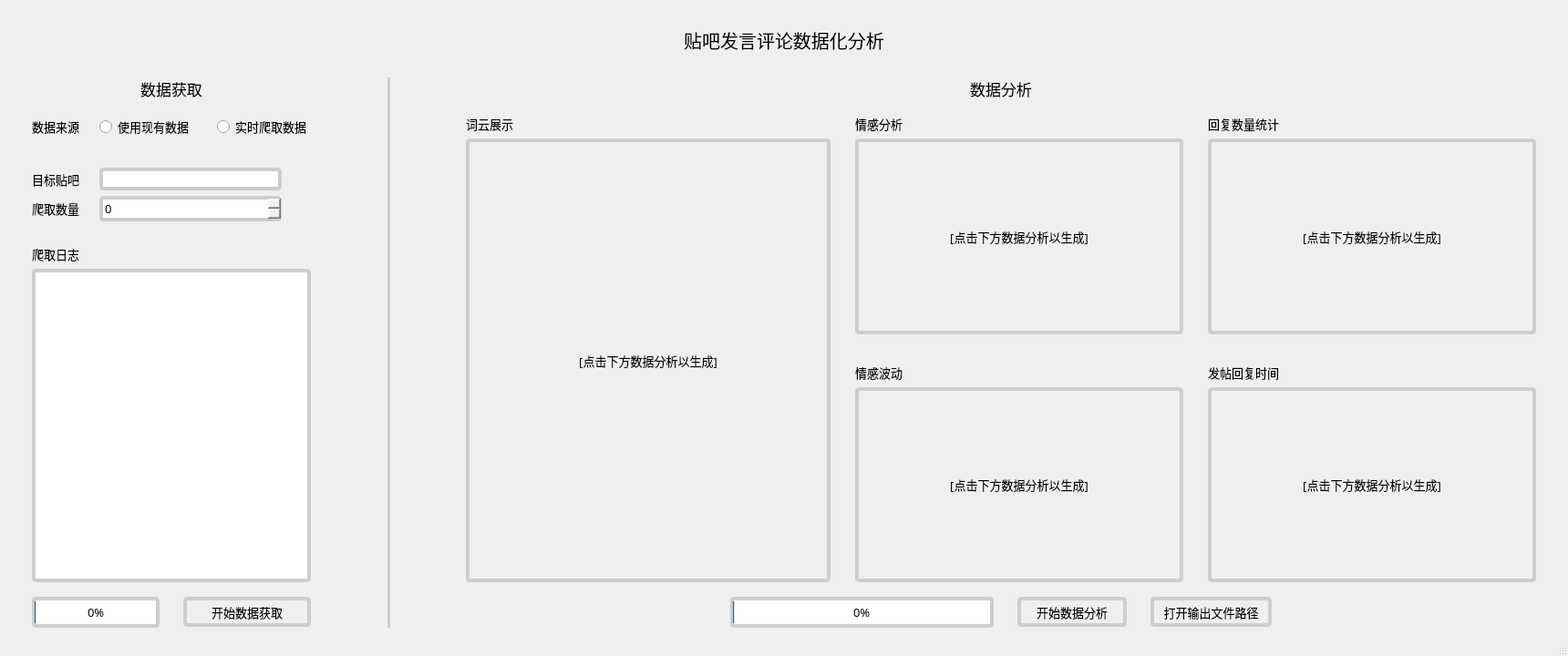
<?xml version="1.0" encoding="UTF-8"?>
<ui version="4.0">
 <class>MainWindow</class>
 <widget class="QMainWindow" name="MainWindow">
  <property name="geometry">
   <rect>
    <x>0</x>
    <y>0</y>
    <width>1720</width>
    <height>720</height>
   </rect>
  </property>
  <property name="windowTitle">
   <string>MainWindow</string>
  </property>
  <widget class="QWidget" name="centralwidget">
   <layout class="QGridLayout" name="gridLayout_2">
    <item row="3" column="1">
     <layout class="QGridLayout" name="gridLayout">
      <item row="0" column="4">
       <widget class="QLabel" name="label_2">
        <property name="sizePolicy">
         <sizepolicy hsizetype="Preferred" vsizetype="Fixed">
          <horstretch>0</horstretch>
          <verstretch>0</verstretch>
         </sizepolicy>
        </property>
        <property name="font">
         <font>
          <family>黑体</family>
          <pointsize>13</pointsize>
         </font>
        </property>
        <property name="text">
         <string>数据分析</string>
        </property>
        <property name="alignment">
         <set>Qt::AlignCenter</set>
        </property>
       </widget>
      </item>
      <item row="1" column="0">
       <spacer name="verticalSpacer_4">
        <property name="orientation">
         <enum>Qt::Vertical</enum>
        </property>
        <property name="sizeType">
         <enum>QSizePolicy::Fixed</enum>
        </property>
        <property name="sizeHint" stdset="0">
         <size>
          <width>20</width>
          <height>10</height>
         </size>
        </property>
       </spacer>
      </item>
      <item row="1" column="4">
       <spacer name="verticalSpacer_6">
        <property name="orientation">
         <enum>Qt::Vertical</enum>
        </property>
        <property name="sizeType">
         <enum>QSizePolicy::Fixed</enum>
        </property>
        <property name="sizeHint" stdset="0">
         <size>
          <width>20</width>
          <height>10</height>
         </size>
        </property>
       </spacer>
      </item>
      <item row="0" column="0">
       <widget class="QLabel" name="label">
        <property name="sizePolicy">
         <sizepolicy hsizetype="Preferred" vsizetype="Fixed">
          <horstretch>0</horstretch>
          <verstretch>0</verstretch>
         </sizepolicy>
        </property>
        <property name="font">
         <font>
          <family>黑体</family>
          <pointsize>13</pointsize>
         </font>
        </property>
        <property name="text">
         <string>数据获取</string>
        </property>
        <property name="alignment">
         <set>Qt::AlignCenter</set>
        </property>
       </widget>
      </item>
      <item row="2" column="0">
       <layout class="QGridLayout" name="gridLayout_3">
        <item row="5" column="0">
         <widget class="QLabel" name="label_7">
          <property name="font">
           <font>
            <family>黑体</family>
            <pointsize>10</pointsize>
           </font>
          </property>
          <property name="text">
           <string>爬取日志</string>
          </property>
          <property name="alignment">
           <set>Qt::AlignLeading|Qt::AlignLeft|Qt::AlignTop</set>
          </property>
         </widget>
        </item>
        <item row="0" column="1" rowspan="4">
         <spacer name="horizontalSpacer_5">
          <property name="orientation">
           <enum>Qt::Horizontal</enum>
          </property>
          <property name="sizeType">
           <enum>QSizePolicy::Fixed</enum>
          </property>
          <property name="sizeHint" stdset="0">
           <size>
            <width>10</width>
            <height>20</height>
           </size>
          </property>
         </spacer>
        </item>
        <item row="6" column="0" colspan="3">
         <widget class="QTextEdit" name="te_logger">
          <property name="sizePolicy">
           <sizepolicy hsizetype="Expanding" vsizetype="Expanding">
            <horstretch>0</horstretch>
            <verstretch>0</verstretch>
           </sizepolicy>
          </property>
          <property name="font">
           <font>
            <family>黑体</family>
            <pointsize>8</pointsize>
           </font>
          </property>
          <property name="styleSheet">
           <string notr="true">border:4px solid rgb(205, 205, 205);
border-radius:5px;</string>
          </property>
          <property name="readOnly">
           <bool>true</bool>
          </property>
          <property name="html">
           <string>&lt;!DOCTYPE HTML PUBLIC &quot;-//W3C//DTD HTML 4.0//EN&quot; &quot;http://www.w3.org/TR/REC-html40/strict.dtd&quot;&gt;
&lt;html&gt;&lt;head&gt;&lt;meta name=&quot;qrichtext&quot; content=&quot;1&quot; /&gt;&lt;style type=&quot;text/css&quot;&gt;
p, li { white-space: pre-wrap; }
&lt;/style&gt;&lt;/head&gt;&lt;body style=&quot; font-family:'黑体'; font-size:8pt; font-weight:400; font-style:normal;&quot;&gt;
&lt;p style=&quot;-qt-paragraph-type:empty; margin-top:0px; margin-bottom:0px; margin-left:0px; margin-right:0px; -qt-block-indent:0; text-indent:0px; font-size:10pt;&quot;&gt;&lt;br /&gt;&lt;/p&gt;&lt;/body&gt;&lt;/html&gt;</string>
          </property>
         </widget>
        </item>
        <item row="0" column="2">
         <layout class="QHBoxLayout" name="horizontalLayout">
          <item>
           <widget class="QRadioButton" name="rb_useCurrent">
            <property name="sizePolicy">
             <sizepolicy hsizetype="Fixed" vsizetype="Fixed">
              <horstretch>0</horstretch>
              <verstretch>0</verstretch>
             </sizepolicy>
            </property>
            <property name="font">
             <font>
              <family>黑体</family>
              <pointsize>10</pointsize>
             </font>
            </property>
            <property name="text">
             <string>使用现有数据</string>
            </property>
           </widget>
          </item>
          <item>
           <spacer name="horizontalSpacer_4">
            <property name="orientation">
             <enum>Qt::Horizontal</enum>
            </property>
            <property name="sizeType">
             <enum>QSizePolicy::Fixed</enum>
            </property>
            <property name="sizeHint" stdset="0">
             <size>
              <width>20</width>
              <height>20</height>
             </size>
            </property>
           </spacer>
          </item>
          <item>
           <widget class="QRadioButton" name="rb_useNew">
            <property name="sizePolicy">
             <sizepolicy hsizetype="Minimum" vsizetype="Fixed">
              <horstretch>0</horstretch>
              <verstretch>0</verstretch>
             </sizepolicy>
            </property>
            <property name="font">
             <font>
              <family>黑体</family>
              <pointsize>10</pointsize>
             </font>
            </property>
            <property name="text">
             <string>实时爬取数据</string>
            </property>
           </widget>
          </item>
         </layout>
        </item>
        <item row="8" column="0" colspan="3">
         <layout class="QHBoxLayout" name="horizontalLayout_2">
          <item>
           <widget class="QProgressBar" name="progress_spider">
            <property name="sizePolicy">
             <sizepolicy hsizetype="Preferred" vsizetype="Fixed">
              <horstretch>0</horstretch>
              <verstretch>0</verstretch>
             </sizepolicy>
            </property>
            <property name="font">
             <font>
              <family>黑体</family>
              <pointsize>10</pointsize>
             </font>
            </property>
            <property name="styleSheet">
             <string notr="true">QProgressBar {
    border:4px solid rgb(205, 205, 205);
    border-radius:5px;
    background-color: #FFFFFF;
	text-align: center;
}</string>
            </property>
            <property name="value">
             <number>0</number>
            </property>
           </widget>
          </item>
          <item>
           <spacer name="horizontalSpacer_9">
            <property name="orientation">
             <enum>Qt::Horizontal</enum>
            </property>
            <property name="sizeType">
             <enum>QSizePolicy::Fixed</enum>
            </property>
            <property name="sizeHint" stdset="0">
             <size>
              <width>20</width>
              <height>20</height>
             </size>
            </property>
           </spacer>
          </item>
          <item>
           <widget class="QPushButton" name="pb_startSpider">
            <property name="sizePolicy">
             <sizepolicy hsizetype="Preferred" vsizetype="Fixed">
              <horstretch>0</horstretch>
              <verstretch>0</verstretch>
             </sizepolicy>
            </property>
            <property name="minimumSize">
             <size>
              <width>108</width>
              <height>33</height>
             </size>
            </property>
            <property name="font">
             <font>
              <family>黑体</family>
              <pointsize>10</pointsize>
             </font>
            </property>
            <property name="styleSheet">
             <string notr="true">  QPushButton {
	border:4px solid rgb(205, 205, 205);
    border-radius:5px;
      background-color: qlineargradient(x1: 0, y1: 0, x2: 0, y2: 1,
                                        stop: 0 #f6f7fa, stop: 1 #dadbde);
	  min-width: 100px
  }

  QPushButton:pressed {
      background-color: qlineargradient(x1: 0, y1: 0, x2: 0, y2: 1,
                                        stop: 0 #dadbde, stop: 1 #f6f7fa);
  }

  QPushButton:flat {
      border: none; /* no border for a flat push button */
  }

  QPushButton:default {
      border-color: navy; /* make the default button prominent */
  }</string>
            </property>
            <property name="text">
             <string>开始数据获取</string>
            </property>
           </widget>
          </item>
         </layout>
        </item>
        <item row="2" column="0">
         <widget class="QLabel" name="label_4">
          <property name="font">
           <font>
            <family>黑体</family>
            <pointsize>10</pointsize>
           </font>
          </property>
          <property name="text">
           <string>目标贴吧</string>
          </property>
         </widget>
        </item>
        <item row="3" column="2">
         <widget class="QSpinBox" name="sb_amount">
          <property name="sizePolicy">
           <sizepolicy hsizetype="Fixed" vsizetype="Fixed">
            <horstretch>0</horstretch>
            <verstretch>0</verstretch>
           </sizepolicy>
          </property>
          <property name="minimumSize">
           <size>
            <width>200</width>
            <height>0</height>
           </size>
          </property>
          <property name="font">
           <font>
            <family>黑体</family>
            <pointsize>10</pointsize>
           </font>
          </property>
          <property name="styleSheet">
           <string notr="true">border:4px solid rgb(205, 205, 205);
border-radius:5px;</string>
          </property>
         </widget>
        </item>
        <item row="7" column="0">
         <spacer name="verticalSpacer_5">
          <property name="orientation">
           <enum>Qt::Vertical</enum>
          </property>
          <property name="sizeType">
           <enum>QSizePolicy::Fixed</enum>
          </property>
          <property name="sizeHint" stdset="0">
           <size>
            <width>20</width>
            <height>10</height>
           </size>
          </property>
         </spacer>
        </item>
        <item row="3" column="0">
         <widget class="QLabel" name="label_6">
          <property name="font">
           <font>
            <family>黑体</family>
            <pointsize>10</pointsize>
           </font>
          </property>
          <property name="text">
           <string>爬取数量</string>
          </property>
         </widget>
        </item>
        <item row="0" column="0">
         <widget class="QLabel" name="label_3">
          <property name="font">
           <font>
            <family>黑体</family>
            <pointsize>10</pointsize>
           </font>
          </property>
          <property name="text">
           <string>数据来源</string>
          </property>
         </widget>
        </item>
        <item row="1" column="0">
         <spacer name="verticalSpacer_3">
          <property name="orientation">
           <enum>Qt::Vertical</enum>
          </property>
          <property name="sizeType">
           <enum>QSizePolicy::Fixed</enum>
          </property>
          <property name="sizeHint" stdset="0">
           <size>
            <width>20</width>
            <height>20</height>
           </size>
          </property>
         </spacer>
        </item>
        <item row="2" column="2">
         <widget class="QLineEdit" name="le_targetName">
          <property name="sizePolicy">
           <sizepolicy hsizetype="Fixed" vsizetype="Fixed">
            <horstretch>0</horstretch>
            <verstretch>0</verstretch>
           </sizepolicy>
          </property>
          <property name="minimumSize">
           <size>
            <width>200</width>
            <height>0</height>
           </size>
          </property>
          <property name="font">
           <font>
            <pointsize>10</pointsize>
           </font>
          </property>
          <property name="styleSheet">
           <string notr="true">border:4px solid rgb(205, 205, 205);
border-radius:5px;</string>
          </property>
          <property name="clearButtonEnabled">
           <bool>true</bool>
          </property>
         </widget>
        </item>
        <item row="4" column="0">
         <spacer name="verticalSpacer_8">
          <property name="orientation">
           <enum>Qt::Vertical</enum>
          </property>
          <property name="sizeType">
           <enum>QSizePolicy::Fixed</enum>
          </property>
          <property name="sizeHint" stdset="0">
           <size>
            <width>20</width>
            <height>20</height>
           </size>
          </property>
         </spacer>
        </item>
       </layout>
      </item>
      <item row="0" column="2" rowspan="3">
       <widget class="Line" name="line">
        <property name="styleSheet">
         <string notr="true">border:4px solid rgb(205, 205, 205);
border-radius:5px;</string>
        </property>
        <property name="frameShadow">
         <enum>QFrame::Plain</enum>
        </property>
        <property name="lineWidth">
         <number>10</number>
        </property>
        <property name="midLineWidth">
         <number>10</number>
        </property>
        <property name="orientation">
         <enum>Qt::Vertical</enum>
        </property>
       </widget>
      </item>
      <item row="2" column="4">
       <layout class="QGridLayout" name="gridLayout_4">
        <item row="3" column="2">
         <widget class="QLabel" name="label_13">
          <property name="sizePolicy">
           <sizepolicy hsizetype="Preferred" vsizetype="Fixed">
            <horstretch>0</horstretch>
            <verstretch>0</verstretch>
           </sizepolicy>
          </property>
          <property name="font">
           <font>
            <family>黑体</family>
            <pointsize>10</pointsize>
           </font>
          </property>
          <property name="text">
           <string>情感波动</string>
          </property>
         </widget>
        </item>
        <item row="4" column="2">
         <widget class="QLabel" name="la_emotionWave">
          <property name="font">
           <font>
            <family>黑体</family>
            <pointsize>10</pointsize>
           </font>
          </property>
          <property name="styleSheet">
           <string notr="true">border:4px solid rgb(205, 205, 205);
border-radius:5px;</string>
          </property>
          <property name="text">
           <string>[点击下方数据分析以生成]</string>
          </property>
          <property name="alignment">
           <set>Qt::AlignCenter</set>
          </property>
         </widget>
        </item>
        <item row="4" column="4">
         <widget class="QLabel" name="la_replyTime">
          <property name="font">
           <font>
            <family>黑体</family>
            <pointsize>10</pointsize>
           </font>
          </property>
          <property name="styleSheet">
           <string notr="true">border:4px solid rgb(205, 205, 205);
border-radius:5px;</string>
          </property>
          <property name="text">
           <string>[点击下方数据分析以生成]</string>
          </property>
          <property name="alignment">
           <set>Qt::AlignCenter</set>
          </property>
         </widget>
        </item>
        <item row="0" column="0">
         <widget class="QLabel" name="label_8">
          <property name="sizePolicy">
           <sizepolicy hsizetype="Preferred" vsizetype="Fixed">
            <horstretch>0</horstretch>
            <verstretch>0</verstretch>
           </sizepolicy>
          </property>
          <property name="font">
           <font>
            <family>黑体</family>
            <pointsize>10</pointsize>
           </font>
          </property>
          <property name="text">
           <string>词云展示</string>
          </property>
         </widget>
        </item>
        <item row="3" column="4">
         <widget class="QLabel" name="label_16">
          <property name="font">
           <font>
            <family>黑体</family>
            <pointsize>10</pointsize>
           </font>
          </property>
          <property name="text">
           <string>发帖回复时间</string>
          </property>
         </widget>
        </item>
        <item row="6" column="0" colspan="5">
         <layout class="QHBoxLayout" name="horizontalLayout_3">
          <item>
           <spacer name="horizontalSpacer_11">
            <property name="orientation">
             <enum>Qt::Horizontal</enum>
            </property>
            <property name="sizeHint" stdset="0">
             <size>
              <width>40</width>
              <height>20</height>
             </size>
            </property>
           </spacer>
          </item>
          <item>
           <widget class="QProgressBar" name="progress_analyse">
            <property name="font">
             <font>
              <family>黑体</family>
              <pointsize>10</pointsize>
             </font>
            </property>
            <property name="styleSheet">
             <string notr="true">QProgressBar {
    border:4px solid rgb(205, 205, 205);
    border-radius:5px;
    background-color: #FFFFFF;
	text-align: center;
}</string>
            </property>
            <property name="value">
             <number>0</number>
            </property>
           </widget>
          </item>
          <item>
           <spacer name="horizontalSpacer_10">
            <property name="orientation">
             <enum>Qt::Horizontal</enum>
            </property>
            <property name="sizeType">
             <enum>QSizePolicy::Fixed</enum>
            </property>
            <property name="sizeHint" stdset="0">
             <size>
              <width>20</width>
              <height>20</height>
             </size>
            </property>
           </spacer>
          </item>
          <item>
           <widget class="QPushButton" name="pb_startAnalyse">
            <property name="sizePolicy">
             <sizepolicy hsizetype="Fixed" vsizetype="Fixed">
              <horstretch>0</horstretch>
              <verstretch>0</verstretch>
             </sizepolicy>
            </property>
            <property name="minimumSize">
             <size>
              <width>108</width>
              <height>33</height>
             </size>
            </property>
            <property name="font">
             <font>
              <family>黑体</family>
              <pointsize>10</pointsize>
             </font>
            </property>
            <property name="styleSheet">
             <string notr="true">  QPushButton {
	border:4px solid rgb(205, 205, 205);
    border-radius:5px;
      background-color: qlineargradient(x1: 0, y1: 0, x2: 0, y2: 1,
                                        stop: 0 #f6f7fa, stop: 1 #dadbde);
	  min-width: 100px
  }

  QPushButton:pressed {
      background-color: qlineargradient(x1: 0, y1: 0, x2: 0, y2: 1,
                                        stop: 0 #dadbde, stop: 1 #f6f7fa);
  }

  QPushButton:flat {
      border: none; /* no border for a flat push button */
  }

  QPushButton:default {
      border-color: navy; /* make the default button prominent */
  }</string>
            </property>
            <property name="text">
             <string>     开始数据分析     </string>
            </property>
           </widget>
          </item>
          <item>
           <spacer name="horizontalSpacer_13">
            <property name="orientation">
             <enum>Qt::Horizontal</enum>
            </property>
            <property name="sizeType">
             <enum>QSizePolicy::Fixed</enum>
            </property>
            <property name="sizeHint" stdset="0">
             <size>
              <width>20</width>
              <height>20</height>
             </size>
            </property>
           </spacer>
          </item>
          <item>
           <widget class="QPushButton" name="pushButton">
            <property name="sizePolicy">
             <sizepolicy hsizetype="Fixed" vsizetype="Fixed">
              <horstretch>0</horstretch>
              <verstretch>0</verstretch>
             </sizepolicy>
            </property>
            <property name="minimumSize">
             <size>
              <width>108</width>
              <height>33</height>
             </size>
            </property>
            <property name="font">
             <font>
              <family>黑体</family>
              <pointsize>10</pointsize>
             </font>
            </property>
            <property name="styleSheet">
             <string notr="true">  QPushButton {
	border:4px solid rgb(205, 205, 205);
    border-radius:5px;
      background-color: qlineargradient(x1: 0, y1: 0, x2: 0, y2: 1,
                                        stop: 0 #f6f7fa, stop: 1 #dadbde);
	  min-width: 100px
  }

  QPushButton:pressed {
      background-color: qlineargradient(x1: 0, y1: 0, x2: 0, y2: 1,
                                        stop: 0 #dadbde, stop: 1 #f6f7fa);
  }

  QPushButton:flat {
      border: none; /* no border for a flat push button */
  }

  QPushButton:default {
      border-color: navy; /* make the default button prominent */
  }</string>
            </property>
            <property name="text">
             <string>   打开输出文件路径   </string>
            </property>
           </widget>
          </item>
          <item>
           <spacer name="horizontalSpacer_12">
            <property name="orientation">
             <enum>Qt::Horizontal</enum>
            </property>
            <property name="sizeHint" stdset="0">
             <size>
              <width>40</width>
              <height>20</height>
             </size>
            </property>
           </spacer>
          </item>
         </layout>
        </item>
        <item row="1" column="1">
         <spacer name="horizontalSpacer_6">
          <property name="orientation">
           <enum>Qt::Horizontal</enum>
          </property>
          <property name="sizeType">
           <enum>QSizePolicy::Fixed</enum>
          </property>
          <property name="sizeHint" stdset="0">
           <size>
            <width>15</width>
            <height>20</height>
           </size>
          </property>
         </spacer>
        </item>
        <item row="0" column="2">
         <widget class="QLabel" name="label_10">
          <property name="sizePolicy">
           <sizepolicy hsizetype="Preferred" vsizetype="Fixed">
            <horstretch>0</horstretch>
            <verstretch>0</verstretch>
           </sizepolicy>
          </property>
          <property name="font">
           <font>
            <family>黑体</family>
            <pointsize>10</pointsize>
           </font>
          </property>
          <property name="text">
           <string>情感分析</string>
          </property>
         </widget>
        </item>
        <item row="1" column="3">
         <spacer name="horizontalSpacer_7">
          <property name="orientation">
           <enum>Qt::Horizontal</enum>
          </property>
          <property name="sizeType">
           <enum>QSizePolicy::Fixed</enum>
          </property>
          <property name="sizeHint" stdset="0">
           <size>
            <width>15</width>
            <height>20</height>
           </size>
          </property>
         </spacer>
        </item>
        <item row="0" column="4">
         <widget class="QLabel" name="label_15">
          <property name="sizePolicy">
           <sizepolicy hsizetype="Preferred" vsizetype="Fixed">
            <horstretch>0</horstretch>
            <verstretch>0</verstretch>
           </sizepolicy>
          </property>
          <property name="font">
           <font>
            <family>黑体</family>
            <pointsize>10</pointsize>
           </font>
          </property>
          <property name="text">
           <string>回复数量统计</string>
          </property>
         </widget>
        </item>
        <item row="1" column="4">
         <widget class="QLabel" name="la_replyCount">
          <property name="minimumSize">
           <size>
            <width>360</width>
            <height>0</height>
           </size>
          </property>
          <property name="font">
           <font>
            <family>黑体</family>
            <pointsize>10</pointsize>
           </font>
          </property>
          <property name="styleSheet">
           <string notr="true">border:4px solid rgb(205, 205, 205);
border-radius:5px;</string>
          </property>
          <property name="text">
           <string>[点击下方数据分析以生成]</string>
          </property>
          <property name="alignment">
           <set>Qt::AlignCenter</set>
          </property>
         </widget>
        </item>
        <item row="1" column="2">
         <widget class="QLabel" name="la_emotionAnalyse">
          <property name="minimumSize">
           <size>
            <width>360</width>
            <height>0</height>
           </size>
          </property>
          <property name="font">
           <font>
            <family>黑体</family>
            <pointsize>10</pointsize>
           </font>
          </property>
          <property name="styleSheet">
           <string notr="true">border:4px solid rgb(205, 205, 205);
border-radius:5px;</string>
          </property>
          <property name="text">
           <string>[点击下方数据分析以生成]</string>
          </property>
          <property name="alignment">
           <set>Qt::AlignCenter</set>
          </property>
         </widget>
        </item>
        <item row="2" column="2">
         <spacer name="verticalSpacer_7">
          <property name="orientation">
           <enum>Qt::Vertical</enum>
          </property>
          <property name="sizeType">
           <enum>QSizePolicy::Fixed</enum>
          </property>
          <property name="sizeHint" stdset="0">
           <size>
            <width>20</width>
            <height>20</height>
           </size>
          </property>
         </spacer>
        </item>
        <item row="5" column="0" colspan="5">
         <spacer name="verticalSpacer_9">
          <property name="orientation">
           <enum>Qt::Vertical</enum>
          </property>
          <property name="sizeType">
           <enum>QSizePolicy::Fixed</enum>
          </property>
          <property name="sizeHint" stdset="0">
           <size>
            <width>20</width>
            <height>10</height>
           </size>
          </property>
         </spacer>
        </item>
        <item row="1" column="0" rowspan="4">
         <widget class="QLabel" name="la_cloud">
          <property name="minimumSize">
           <size>
            <width>400</width>
            <height>0</height>
           </size>
          </property>
          <property name="font">
           <font>
            <family>黑体</family>
            <pointsize>10</pointsize>
           </font>
          </property>
          <property name="styleSheet">
           <string notr="true">border:4px solid rgb(205, 205, 205);
border-radius:5px;</string>
          </property>
          <property name="text">
           <string>[点击下方数据分析以生成]</string>
          </property>
          <property name="alignment">
           <set>Qt::AlignCenter</set>
          </property>
         </widget>
        </item>
       </layout>
      </item>
      <item row="0" column="1" rowspan="3">
       <spacer name="horizontalSpacer_3">
        <property name="orientation">
         <enum>Qt::Horizontal</enum>
        </property>
        <property name="sizeType">
         <enum>QSizePolicy::Expanding</enum>
        </property>
        <property name="sizeHint" stdset="0">
         <size>
          <width>20</width>
          <height>20</height>
         </size>
        </property>
       </spacer>
      </item>
      <item row="0" column="3" rowspan="3">
       <spacer name="horizontalSpacer_8">
        <property name="orientation">
         <enum>Qt::Horizontal</enum>
        </property>
        <property name="sizeHint" stdset="0">
         <size>
          <width>10</width>
          <height>20</height>
         </size>
        </property>
       </spacer>
      </item>
     </layout>
    </item>
    <item row="3" column="0">
     <spacer name="horizontalSpacer">
      <property name="orientation">
       <enum>Qt::Horizontal</enum>
      </property>
      <property name="sizeType">
       <enum>QSizePolicy::Fixed</enum>
      </property>
      <property name="sizeHint" stdset="0">
       <size>
        <width>20</width>
        <height>20</height>
       </size>
      </property>
     </spacer>
    </item>
    <item row="3" column="2">
     <spacer name="horizontalSpacer_2">
      <property name="orientation">
       <enum>Qt::Horizontal</enum>
      </property>
      <property name="sizeType">
       <enum>QSizePolicy::Fixed</enum>
      </property>
      <property name="sizeHint" stdset="0">
       <size>
        <width>20</width>
        <height>20</height>
       </size>
      </property>
     </spacer>
    </item>
    <item row="1" column="0" colspan="3">
     <widget class="QLabel" name="label_5">
      <property name="sizePolicy">
       <sizepolicy hsizetype="Preferred" vsizetype="Fixed">
        <horstretch>0</horstretch>
        <verstretch>0</verstretch>
       </sizepolicy>
      </property>
      <property name="font">
       <font>
        <family>黑体</family>
        <pointsize>15</pointsize>
       </font>
      </property>
      <property name="text">
       <string>贴吧发言评论数据化分析</string>
      </property>
      <property name="alignment">
       <set>Qt::AlignCenter</set>
      </property>
     </widget>
    </item>
    <item row="2" column="0" colspan="3">
     <spacer name="verticalSpacer_2">
      <property name="orientation">
       <enum>Qt::Vertical</enum>
      </property>
      <property name="sizeType">
       <enum>QSizePolicy::Fixed</enum>
      </property>
      <property name="sizeHint" stdset="0">
       <size>
        <width>20</width>
        <height>20</height>
       </size>
      </property>
     </spacer>
    </item>
    <item row="0" column="0" colspan="3">
     <spacer name="verticalSpacer">
      <property name="orientation">
       <enum>Qt::Vertical</enum>
      </property>
      <property name="sizeType">
       <enum>QSizePolicy::Fixed</enum>
      </property>
      <property name="sizeHint" stdset="0">
       <size>
        <width>20</width>
        <height>20</height>
       </size>
      </property>
     </spacer>
    </item>
   </layout>
  </widget>
  <widget class="QStatusBar" name="statusbar"/>
 </widget>
 <resources/>
 <connections/>
</ui>
